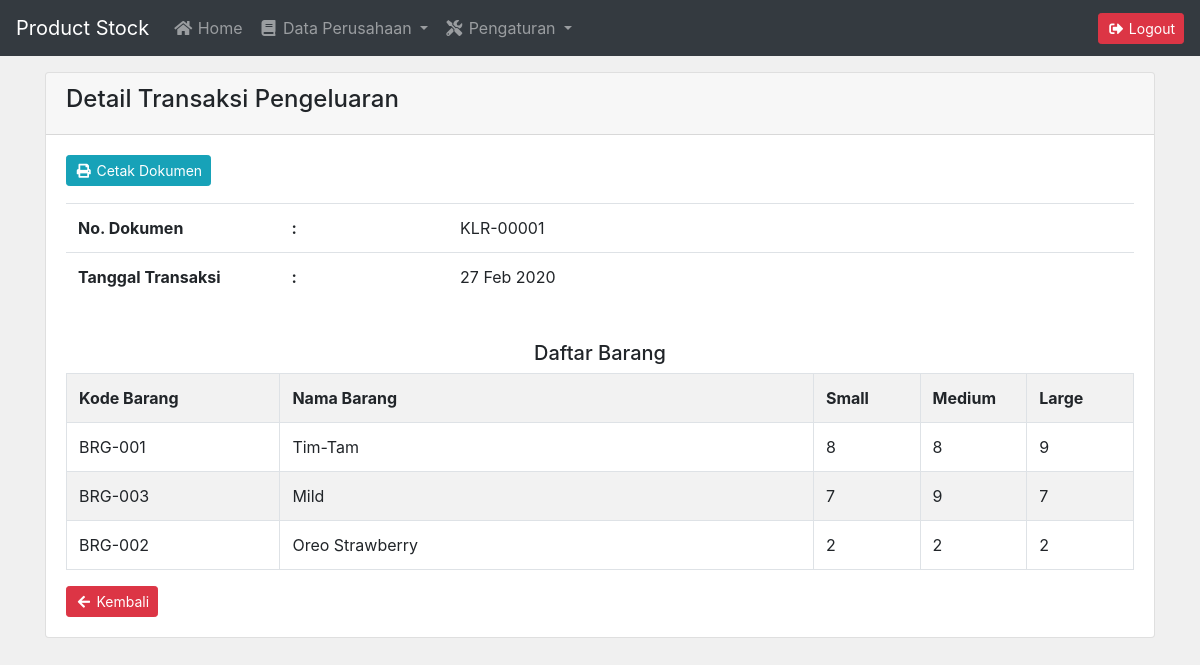
Page /admin/pengeluaran_detail.php?id=2 (signed in) on the committed database.
### tables this page shows
CREATE TABLE `pengeluaran` (
  `id` int(11) NOT NULL,
  `kode_pengeluaran` varchar(255) NOT NULL,
  `tanggal` date NOT NULL
);

CREATE TABLE `pengeluaran_detail` (
  `id` int(11) NOT NULL,
  `id_pengeluaran` int(11) NOT NULL,
  `id_barang` int(11) NOT NULL,
  `small` int(11) NOT NULL,
  `medium` int(11) NOT NULL,
  `large` int(11) NOT NULL
);

CREATE TABLE `barang` (
  `id_barang` int(11) NOT NULL,
  `kode_barang` varchar(255) NOT NULL,
  `nama_barang` varchar(255) NOT NULL,
  `jumlah_small` int(11) NOT NULL,
  `jumlah_medium` int(11) NOT NULL,
  `jumlah_large` int(11) NOT NULL
);

### admin/pengeluaran_detail.php (the view, shortened to what this page needs)
<?php include 'header.php'; ?>
<div class="container mt-3">
    <div class="card">
        <div class="card-header">
            <h4>Detail Transaksi Pengeluaran</h4>
        </div>
        <?php
        include '../koneksi.php';
        $id = $_GET['id'];
        $dokumen = mysqli_query($koneksi, "SELECT * FROM pengeluaran WHERE id = '$id'");
        while ($d = mysqli_fetch_array($dokumen)) {
        ?>
            <div class="card-body">
                <a href="pengeluaran_cetak.php?id=<?= $d['id']; ?>" class="btn btn-sm btn-info float-left" target="_blank">
                    <i class="fas fa-fw fa-print"></i> Cetak Dokumen
                </a>
                <br><br>
                <table class="table">
                    <tr>
                        <th width="20%">No. Dokumen</th>
                        <th>:</th>
                        <td><?= $d['kode_pengeluaran']; ?></td>
                    </tr>
                    <tr>
                        <th width="20%">Tanggal Transaksi</th>
                        <th>:</th>
                        <td><?= date('d M Y', strtotime($d['tanggal'])); ?></td>
                    </tr>
                </table>
                <br>
                <h5 class="text-center">Daftar Barang</h5>
                <table class="table table-bordered table-striped">
                    <tr>
                        <th width="20%">Kode Barang</th>
                        <th width="50%">Nama Barang</th>
                        <th width="10%">Small</th>
                        <th width="10%">Medium</th>
                        <th width="10%">Large</th>
                    </tr>
                    <?php
                    $detail_barang = mysqli_query($koneksi, "SELECT p.*, b.nama_barang, b.kode_barang FROM pengeluaran_detail AS p, barang AS b WHERE p.id_pengeluaran = '$id' AND p.id_barang = b.id_barang");
                    while ($db = mysqli_fetch_array($detail_barang)) {
                    ?>
                        <tr>
                            <td><?= $db['kode_barang']; ?></td>
                            <td><?= $db['nama_barang']; ?></td>
                            <td><?= $db['small']; ?></td>
                            <td><?= $db['medium']; ?></td>
                            <td><?= $db['large']; ?></td>
                        </tr>
                    <?php } ?>
                </table>
                <a href="pengeluaran.php" class="btn btn-sm btn-danger float-left">
                    <i class="fas fa-fw fa-arrow-left"></i> Kembali
                </a>
            </div>
        <?php } ?>
    </div>
</div>
<?php include 'footer.php'; ?>

### assets/css/all.css (style rules this page uses)
.fa, .fas, .far, .fal, .fad, .fab { -moz-osx-font-smoothing: grayscale; -webkit-font-smoothing: antialiased; display: inline-block; font-style: normal; font-variant: normal; text-rendering: auto; line-height: 1; }
.fa-fw { text-align: center; width: 1.25em; }
.fa-arrow-left:before { content: "\f060"; }
.fa-print:before { content: "\f02f"; }
.fa, .fas { font-family: 'Font Awesome 5 Free'; font-weight: 900; }

### rows in the picture
pengeluaran: kode_pengeluaran "KLR-00001", tanggal "27 Feb 2020"
pengeluaran_detail: id_barang.kode_barang "BRG-001", id_barang.nama_barang "Tim-Tam", small "8", medium "8", large "9"
pengeluaran_detail: id_barang.kode_barang "BRG-003", id_barang.nama_barang "Mild", small "7", medium "9", large "7"
pengeluaran_detail: id_barang.kode_barang "BRG-002", id_barang.nama_barang "Oreo Strawberry", small "2", medium "2", large "2"
